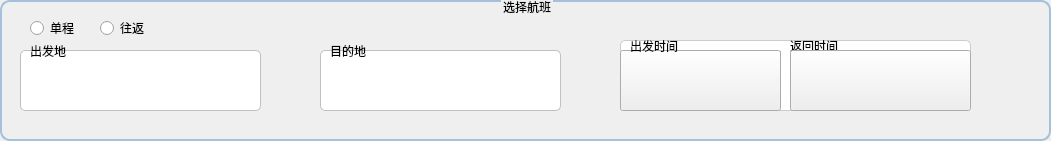
   <widget class="QGroupBox" name="groupBox">
    <property name="geometry">
     <rect>
      <x>60</x>
      <y>20</y>
      <width>1051</width>
      <height>141</height>
     </rect>
    </property>
    <property name="styleSheet">
     <string notr="true">QGroupBox {
    border: 2px solid #A3C1DA; /* 设置边框颜色为柔和的蓝灰色 */
    border-radius: 10px; /* 圆角边框增加美观性 */
    margin-top: 1ex; /* 确保组框标题和边框之间有足够空间 */
}

QGroupBox::title {
    subcontrol-origin: margin; /* 标题位置的起点 */
    subcontrol-position: top center; /* 标题显示在顶部居中 */

}
</string>
    </property>
    <property name="title">
     <string>选择航班</string>
    </property>
    <widget class="QLineEdit" name="destinationInput">
     <property name="geometry">
      <rect>
       <x>320</x>
       <y>50</y>
       <width>241</width>
       <height>61</height>
      </rect>
     </property>
     <property name="styleSheet">
      <string notr="true">QLineEdit {
    border: 1px solid #c0c0c0; /* 浅灰色边框 */
    border-radius: 5px; /* 圆角半径 */
    padding: 5px; /* 内边距，为文本提供空间 */
    background-color: white; /* 背景色为白色 */
    color: black; /* 文字颜色为黑色 */
    font-size: 14px; /* 字体大小 */
}

QLineEdit:focus {
    border: 1px solid #0078D7; /* 聚焦时边框颜色为深蓝色 */
}

QLineEdit:hover {
    border: 1px solid #0096D6; /* 悬浮时边框颜色为亮蓝色 */
    background-color: #f0f8ff; /* 悬浮时的背景色更为浅蓝，提供视觉反馈 */
}
</string>
     </property>
    </widget>
    <widget class="QLineEdit" name="departureInput">
     <property name="geometry">
      <rect>
       <x>20</x>
       <y>50</y>
       <width>241</width>
       <height>61</height>
      </rect>
     </property>
     <property name="styleSheet">
      <string notr="true">QLineEdit {
    border: 1px solid #c0c0c0; /* 浅灰色边框 */
    border-radius: 5px; /* 圆角半径 */
    padding: 5px; /* 内边距，为文本提供空间 */
    background-color: white; /* 背景色为白色 */
    color: black; /* 文字颜色为黑色 */
    font-size: 14px; /* 字体大小 */
}

QLineEdit:focus {
    border: 1px solid #0078D7; /* 聚焦时边框颜色为深蓝色 */
}

QLineEdit:hover {
    border: 1px solid #0096D6; /* 悬浮时边框颜色为亮蓝色 */
    background-color: #f0f8ff; /* 悬浮时的背景色更为浅蓝，提供视觉反馈 */
}
</string>
     </property>
    </widget>
    <widget class="QGroupBox" name="groupBox_2">
     <property name="geometry">
      <rect>
       <x>620</x>
       <y>40</y>
       <width>351</width>
       <height>71</height>
      </rect>
     </property>
     <property name="styleSheet">
      <string notr="true">QGroupBox {
    background-color: white; /* 设置背景颜色为白色 */
    border: 1px solid #CCCCCC; /* 可选，添加边框以更清晰地定义组框边缘 */
    border-radius: 5px; /* 可选，设置边角圆滑 */
}

QGroupBox::title {
    subcontrol-origin: margin; /* 标题位置的起点 */
    subcontrol-position: top center; /* 标题显示在顶部居中 */
    padding: 0 3px; /* 标题的内边距 */
    background-color: transparent; /* 标题背景透明 */
}
</string>
     </property>
     <property name="title">
      <string/>
     </property>
     <widget class="QLineEdit" name="dateEdit">
      <property name="geometry">
       <rect>
        <x>10</x>
        <y>20</y>
        <width>141</width>
        <height>41</height>
       </rect>
      </property>
      <property name="styleSheet">
       <string notr="true">QLineEdit {
    border: none;
    padding: 5px; /* 内边距，为文本提供空间 */
    background-color: white; /* 背景色为白色 */
border-radius: 5px; /* 可选，设置边角圆滑 */
    color: black; /* 文字颜色为黑色 */
    font-size: 14px; /* 字体大小 */
}

QLineEdit:focus {
    border: 1px solid #0078D7; /* 聚焦时边框颜色为深蓝色 */
}
</string>
      </property>
     </widget>
     <widget class="QLineEdit" name="dateEdit_2">
      <property name="geometry">
       <rect>
        <x>170</x>
        <y>20</y>
        <width>151</width>
        <height>41</height>
       </rect>
      </property>
      <property name="styleSheet">
       <string notr="true">QLineEdit {
    border: none;
    padding: 5px; /* 内边距，为文本提供空间 */
    background-color: white; /* 背景色为白色 */
    color: black; /* 文字颜色为黑色 */
    font-size: 14px; /* 字体大小 */
}

QLineEdit:focus {
    border: 1px solid #0078D7; /* 聚焦时边框颜色为深蓝色 */
}
</string>
      </property>
     </widget>
     <widget class="QFrame" name="frame">
      <property name="geometry">
       <rect>
        <x>150</x>
        <y>10</y>
        <width>20</width>
        <height>51</height>
       </rect>
      </property>
      <property name="frameShape">
       <enum>QFrame::VLine</enum>
      </property>
      <property name="frameShadow">
       <enum>QFrame::Raised</enum>
      </property>
     </widget>
     <widget class="QPushButton" name="dateEditPushbutton">
      <property name="geometry">
       <rect>
        <x>0</x>
        <y>10</y>
        <width>161</width>
        <height>61</height>
       </rect>
      </property>
      <property name="cursor">
       <cursorShape>IBeamCursor</cursorShape>
      </property>
      <property name="styleSheet">
       <string notr="true">PushButton{
    background-color: transparent;
    border: none;
}
</string>
      </property>
      <property name="text">
       <string/>
      </property>
     </widget>
     <widget class="QLabel" name="lbl_db">
      <property name="geometry">
       <rect>
        <x>170</x>
        <y>-10</y>
        <width>61</width>
        <height>31</height>
       </rect>
      </property>
      <property name="text">
       <string>返回时间</string>
      </property>
     </widget>
     <widget class="QPushButton" name="dateEditPushbutton_2">
      <property name="geometry">
       <rect>
        <x>170</x>
        <y>10</y>
        <width>181</width>
        <height>61</height>
       </rect>
      </property>
      <property name="cursor">
       <cursorShape>IBeamCursor</cursorShape>
      </property>
      <property name="styleSheet">
       <string notr="true">PushButton{
    background-color: transparent;
    border: none;
}
</string>
      </property>
      <property name="text">
       <string/>
      </property>
     </widget>
    </widget>
    <widget class="QRadioButton" name="radioButton">
     <property name="geometry">
      <rect>
       <x>30</x>
       <y>20</y>
       <width>72</width>
       <height>16</height>
      </rect>
     </property>
     <property name="text">
      <string>单程</string>
     </property>
    </widget>
    <widget class="QRadioButton" name="radioButton_2">
     <property name="geometry">
      <rect>
       <x>100</x>
       <y>20</y>
       <width>72</width>
       <height>16</height>
      </rect>
     </property>
     <property name="text">
      <string>往返</string>
     </property>
    </widget>
    <widget class="QLabel" name="lbl_dp">
     <property name="geometry">
      <rect>
       <x>30</x>
       <y>40</y>
       <width>41</width>
       <height>21</height>
      </rect>
     </property>
     <property name="text">
      <string>出发地</string>
     </property>
    </widget>
    <widget class="QLabel" name="lbl_ds">
     <property name="geometry">
      <rect>
       <x>330</x>
       <y>40</y>
       <width>41</width>
       <height>21</height>
      </rect>
     </property>
     <property name="text">
      <string>目的地</string>
     </property>
    </widget>
    <widget class="QLabel" name="lbl_dt">
     <property name="geometry">
      <rect>
       <x>630</x>
       <y>30</y>
       <width>51</width>
       <height>31</height>
      </rect>
     </property>
     <property name="text">
      <string>出发时间</string>
     </property>
    </widget>
   </widget>
